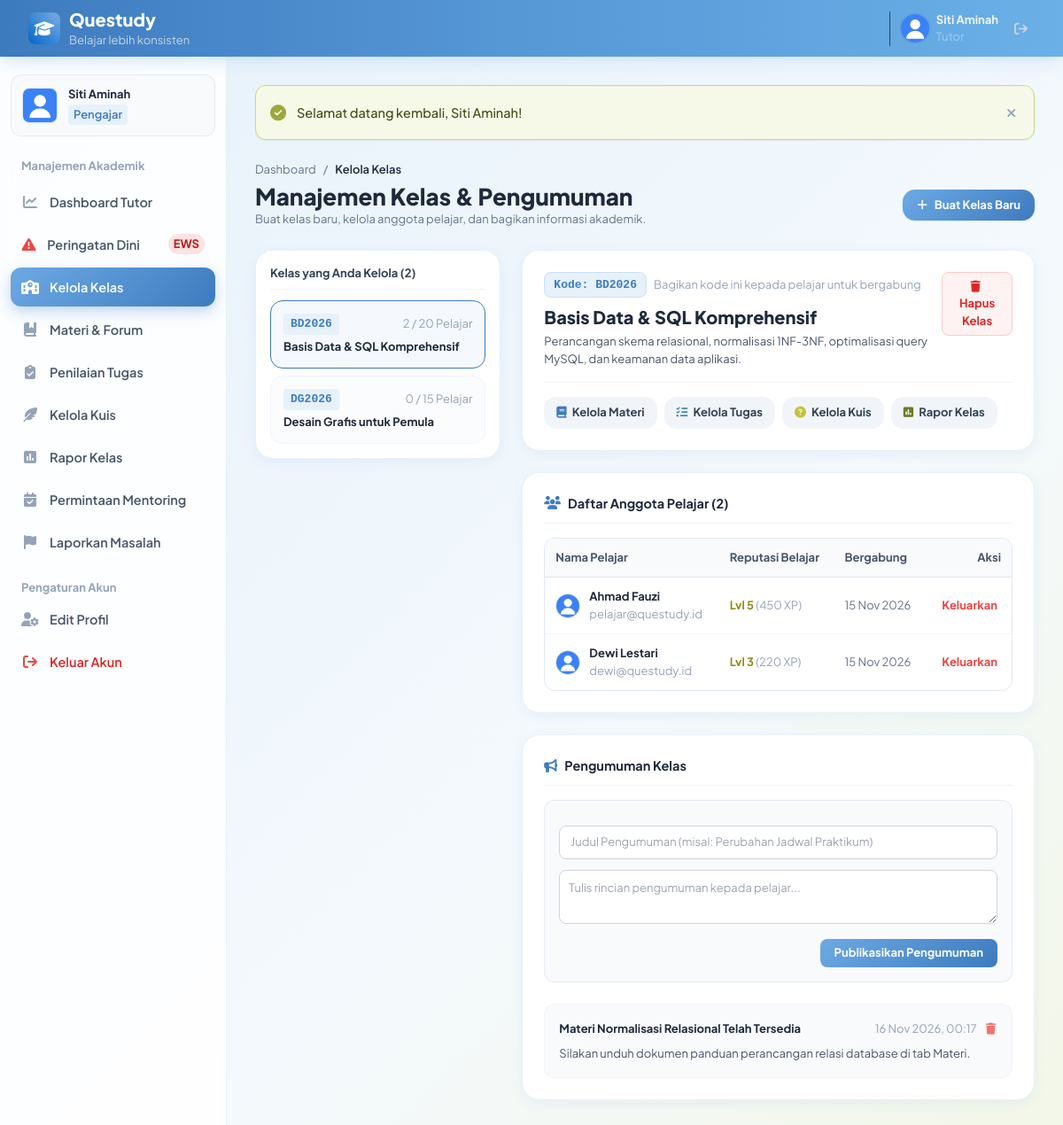
/pengajar/kelas.php (signed in), run on the app's committed database.
### tables this page shows
CREATE TABLE `kelas` (
  `id_kelas` INT AUTO_INCREMENT PRIMARY KEY,
  `id_pengajar` INT NOT NULL,
  `kode_kelas` VARCHAR(10) NOT NULL UNIQUE,
  `nama_kelas` VARCHAR(150) NOT NULL,
  `deskripsi` TEXT NULL,
  `kategori` VARCHAR(50) NOT NULL DEFAULT 'Lainnya',
  `tingkat` ENUM('pemula','menengah','lanjut') NOT NULL DEFAULT 'pemula',
  `kuota` INT NOT NULL DEFAULT 20,
  `created_at` TIMESTAMP DEFAULT CURRENT_TIMESTAMP,
  CONSTRAINT `fk_kelas_pengajar` FOREIGN KEY (`id_pengajar`) REFERENCES `users` (`id_user`) ON DELETE CASCADE
);

CREATE TABLE `anggota_kelas` (
  `id_anggota` INT AUTO_INCREMENT PRIMARY KEY,
  `id_kelas` INT NOT NULL,
  `id_pelajar` INT NOT NULL,
  `bergabung_pada` TIMESTAMP DEFAULT CURRENT_TIMESTAMP,
  UNIQUE KEY `uk_kelas_pelajar` (`id_kelas`, `id_pelajar`),
  CONSTRAINT `fk_anggota_kelas` FOREIGN KEY (`id_kelas`) REFERENCES `kelas` (`id_kelas`) ON DELETE CASCADE,
  CONSTRAINT `fk_anggota_pelajar` FOREIGN KEY (`id_pelajar`) REFERENCES `users` (`id_user`) ON DELETE CASCADE
);

CREATE TABLE `users` (
  `id_user` INT AUTO_INCREMENT PRIMARY KEY,
  `nama` VARCHAR(100) NOT NULL,
  `email` VARCHAR(100) NOT NULL UNIQUE,
  `password` VARCHAR(255) NOT NULL,
  `role` ENUM('admin','pengajar','pelajar') NOT NULL,
  `status_akun` ENUM('aktif','nonaktif','pending') DEFAULT 'aktif',
  `keahlian` VARCHAR(255) NULL,
  `deskripsi_tutor` TEXT NULL,
  `portofolio_url` VARCHAR(255) NULL,
  `foto_profil` VARCHAR(255) DEFAULT 'default.png',
  `xp` INT DEFAULT 0,
  `level` INT DEFAULT 1,
  `streak_harian` INT DEFAULT 1,
  `last_login` DATETIME NULL,
  `created_at` TIMESTAMP DEFAULT CURRENT_TIMESTAMP
);

CREATE TABLE `pengumuman` (
  `id_pengumuman` INT AUTO_INCREMENT PRIMARY KEY,
  `id_kelas` INT NOT NULL,
  `judul` VARCHAR(200) NOT NULL,
  `isi` TEXT NOT NULL,
  `created_at` TIMESTAMP DEFAULT CURRENT_TIMESTAMP,
  CONSTRAINT `fk_pengumuman_kelas` FOREIGN KEY (`id_kelas`) REFERENCES `kelas` (`id_kelas`) ON DELETE CASCADE
);

### pengajar/kelas.php (the view, shortened to what the rows shown need)
<?php
require_once BASE_PATH . '/config/koneksi.php';
$userId = $_SESSION['id_user'];
$idKelasAktif = isset($_GET['id']) ? (int)$_GET['id'] : 0;
$stmtKelas = $conn->prepare("
    SELECT k.*,
        (SELECT COUNT(*) FROM anggota_kelas ak WHERE ak.id_kelas = k.id_kelas) AS total_siswa,
        (SELECT COUNT(*) FROM pengumuman p WHERE p.id_kelas = k.id_kelas) AS total_pengumuman
    FROM kelas k
    WHERE k.id_pengajar = ?
    ORDER BY k.created_at DESC
");
$stmtKelas->execute([$userId]);
$daftarKelas = $stmtKelas->fetchAll();
$kelasAktif = null;
$anggotaList = [];
$pengumumanList = [];
if (!empty($daftarKelas)) {
    if (!$kelasAktif) {
        $kelasAktif = $daftarKelas[0];
        $idKelasAktif = $kelasAktif['id_kelas'];
    }
    $stmtAnggota = $conn->prepare("
        SELECT ak.id_anggota, ak.bergabung_pada, u.id_user, u.nama, u.email, u.foto_profil, u.xp, u.level
        FROM anggota_kelas ak
        JOIN users u ON ak.id_pelajar = u.id_user
        WHERE ak.id_kelas = ?
        ORDER BY u.nama ASC
    ");
    $stmtAnggota->execute([$idKelasAktif]);
    $anggotaList = $stmtAnggota->fetchAll();
    $stmtP = $conn->prepare("SELECT * FROM pengumuman WHERE id_kelas = ? ORDER BY created_at DESC");
    $stmtP->execute([$idKelasAktif]);
    $pengumumanList = $stmtP->fetchAll();
}
require_once BASE_PATH . '/includes/layout_header.php';
?>
<div class="space-y-1 mb-6">
    <div class="flex flex-col sm:flex-row sm:items-center sm:justify-between gap-3">
        <div>
            <h1 class="text-2xl font-extrabold text-slate-800">Manajemen Kelas & Pengumuman</h1>
        </div>
    </div>
</div>
<div class="grid grid-cols-1 lg:grid-cols-3 gap-6">
    <div class="space-y-4">
        <div class="bg-white rounded-xl border border-[#E2E8F0] p-4 shadow-sm">
            <?php if (empty($daftarKelas)): ?>
                <p class="text-xs text-slate-400 py-6 text-center">Belum ada kelas yang dibuat.</p>
            <?php else: ?>
                <div class="space-y-2">
                    <?php foreach ($daftarKelas as $k): ?>
                        <?php $isSel = ($kelasAktif && $kelasAktif['id_kelas'] === $k['id_kelas']); ?>
                        <a href="<?= base_url('pengajar/kelas.php?id=' . $k['id_kelas']); ?>" class="block p-3.5 rounded-xl border transition <?= $isSel ? 'border-[#0066CC] bg-blue-50/70 shadow-sm' : 'border-slate-100 bg-slate-50/60 hover:bg-slate-50'; ?>">
                            <div class="flex items-center justify-between mb-1">
                                <span class="text-[10px] font-mono font-bold px-2 py-0.5 rounded bg-blue-100 text-[#0066CC]">
                                    <?= e($k['kode_kelas']); ?>
                                </span>
                                <span class="text-[11px] text-slate-400">
                                    <?= (int)$k['total_siswa']; ?> / <?= (int)$k['kuota']; ?> Pelajar
                                </span>
                            </div>
                            <h4 class="text-xs font-bold text-slate-800 line-clamp-1"><?= e($k['nama_kelas']); ?></h4>
                        </a>
                    <?php endforeach; ?>
                </div>
            <?php endif; ?>
        </div>
    </div>
    <div class="lg:col-span-2 space-y-6">
        <?php if (!$kelasAktif): ?>
            <div class="bg-white rounded-xl border border-[#E2E8F0] p-12 text-center shadow-sm">
                <i class="fa-solid fa-chalkboard text-4xl text-slate-300 mb-3 block"></i>
                <h3 class="text-base font-bold text-slate-700">Mulai Buat Kelas Pertama Anda</h3>
                <p class="text-xs text-slate-400 mt-1">Gunakan tombol "Buat Kelas Baru" di atas untuk menamai kelas dan menghasilkan kode acak unik.</p>
            </div>
        <?php else: ?>
            <div class="bg-white rounded-xl border border-[#E2E8F0] p-6 shadow-sm space-y-4">
                <div class="flex flex-col sm:flex-row sm:items-start justify-between gap-3 pb-4 border-b border-slate-100">
                    <div>
                        <div class="flex items-center gap-2 mb-1">
                            <span class="text-xs font-mono font-black px-2.5 py-1 rounded-lg bg-blue-100 text-[#0066CC] border border-blue-200">
                                Kode: <?= e($kelasAktif['kode_kelas']); ?>
                            </span>
                            <span class="text-xs text-slate-400">Bagikan kode ini kepada pelajar untuk bergabung</span>
                        </div>
                        <h2 class="text-xl font-extrabold text-slate-800 mt-2"><?= e($kelasAktif['nama_kelas']); ?></h2>
                        <p class="text-xs text-slate-600 mt-1 leading-relaxed"><?= e($kelasAktif['deskripsi'] ?: 'Tidak ada deskripsi.'); ?></p>
                    </div>
                    <div class="flex items-center gap-2">
                        <form action="" method="POST" onsubmit="return confirm('Peringatan: Menghapus kelas akan menghapus seluruh materi, tugas, dan nilai di dalamnya! Lanjutkan?');">
                            <button type="submit" class="px-3 py-1.5 rounded-lg bg-red-50 hover:bg-red-100 text-red-600 text-xs font-bold border border-red-200 transition">
                                <i class="fa-solid fa-trash mr-1"></i> Hapus Kelas
                            </button>
                        </form>
                    </div>
                </div>
                <div class="flex flex-wrap items-center gap-2 text-xs">
                    <a href="<?= base_url('pengajar/materi.php?id_kelas=' . $kelasAktif['id_kelas']); ?>" class="px-3.5 py-2 rounded-xl bg-slate-100 hover:bg-slate-200 text-slate-700 font-bold transition flex items-center gap-1.5">
                        <i class="fa-solid fa-book text-[#0066CC]"></i>
                        <span>Kelola Materi</span>
                    </a>
                    <a href="<?= base_url('pengajar/tugas.php?id_kelas=' . $kelasAktif['id_kelas']); ?>" class="px-3.5 py-2 rounded-xl bg-slate-100 hover:bg-slate-200 text-slate-700 font-bold transition flex items-center gap-1.5">
                        <i class="fa-solid fa-list-check text-[#0066CC]"></i>
                        <span>Kelola Tugas</span>
                    </a>
                    <a href="<?= base_url('pengajar/kuis.php?id_kelas=' . $kelasAktif['id_kelas']); ?>" class="px-3.5 py-2 rounded-xl bg-slate-100 hover:bg-slate-200 text-slate-700 font-bold transition flex items-center gap-1.5">
                        <i class="fa-solid fa-circle-question text-amber-500"></i>
                        <span>Kelola Kuis</span>
                    </a>
                    <a href="<?= base_url('pengajar/rapor.php?id_kelas=' . $kelasAktif['id_kelas']); ?>" class="px-3.5 py-2 rounded-xl bg-slate-100 hover:bg-slate-200 text-slate-700 font-bold transition flex items-center gap-1.5">
                        <i class="fa-solid fa-square-poll-vertical text-emerald-600"></i>
                        <span>Rapor Kelas</span>
                    </a>
                </div>
            </div>
            <div class="bg-white rounded-xl border border-[#E2E8F0] p-6 shadow-sm space-y-4">
                <div class="flex items-center justify-between pb-3 border-b border-slate-100">
                    <div class="flex items-center gap-2">
                        <i class="fa-solid fa-users text-[#0066CC]"></i>
                        <h3 class="text-sm font-bold text-slate-800">Daftar Anggota Pelajar (<?= count($anggotaList); ?>)</h3>
                    </div>
                </div>
                <?php if (empty($anggotaList)): ?>
                    <p class="text-xs text-slate-400 py-4 text-center italic">Belum ada pelajar yang bergabung ke kelas ini.</p>
                <?php else: ?>
                    <div class="overflow-x-auto rounded-xl border border-slate-200">
                        <table class="w-full text-left text-xs">
                            <thead class="bg-slate-50 text-slate-600 font-bold border-b border-slate-200">
                                <tr>
                                    <th class="p-3">Nama Pelajar</th>
                                    <th class="p-3">Reputasi Belajar</th>
                                    <th class="p-3">Bergabung</th>
                                    <th class="p-3 text-right">Aksi</th>
                                </tr>
                            </thead>
                            <tbody class="divide-y divide-slate-100">
                                <?php foreach ($anggotaList as $mhs): ?>
                                    <tr>
                                        <td class="p-3">
                                            <div class="flex items-center gap-2.5">
                                                <img src="<?= base_url('uploads/profil/' . e($mhs['foto_profil'])); ?>" class="w-7 h-7 rounded-full object-cover border" onerror="this.src='https://ui-avatars.com/api/?name=<?= urlencode($mhs['nama']); ?>&background=0066CC&color=fff';">
                                                <div>
                                                    <span class="font-bold text-slate-800 block"><?= e($mhs['nama']); ?></span>
                                                    <span class="text-[10px] text-slate-400"><?= e($mhs['email']); ?></span>
                                                </div>
                                            </div>
                                        </td>
                                        <td class="p-3">
                                            <span class="text-amber-600 font-bold">Lvl <?= (int)$mhs['level']; ?></span>
                                            <span class="text-slate-400"> (<?= number_format($mhs['xp']); ?> XP)</span>
                                        </td>
                                        <td class="p-3 text-slate-500">
                                            <?= date('d M Y', strtotime($mhs['bergabung_pada'])); ?>
                                        </td>
                                        <td class="p-3 text-right">
                                            <form action="" method="POST" onsubmit="return confirm('Keluarkan pelajar ini dari kelas?');">
                                                <button type="submit" class="text-red-500 hover:text-red-700 font-bold p-1">
                                                    Keluarkan
                                                </button>
                                            </form>
                                        </td>
                                    </tr>
                                <?php endforeach; ?>
                            </tbody>
                        </table>
                    </div>
                <?php endif; ?>
            </div>
            <div class="bg-white rounded-xl border border-[#E2E8F0] p-6 shadow-sm space-y-4">
                <div class="flex items-center justify-between pb-3 border-b border-slate-100">
                    <div class="flex items-center gap-2">
                        <i class="fa-solid fa-bullhorn text-[#0066CC]"></i>
                        <h3 class="text-sm font-bold text-slate-800">Pengumuman Kelas</h3>
                    </div>
                </div>
                <form action="" method="POST" class="p-4 rounded-xl bg-slate-50 border border-slate-200/80 space-y-3">
                    <div>
                        <input type="text" name="judul" required placeholder="Judul Pengumuman (misal: Perubahan Jadwal Praktikum)" class="w-full px-3 py-2 text-xs rounded-lg border border-slate-300 focus:outline-none focus:ring-2 focus:ring-[#0066CC] transition">
                    </div>
                    <div>
                        <textarea name="isi" rows="2" required placeholder="Tulis rincian pengumuman kepada pelajar..." class="w-full p-2.5 text-xs rounded-lg border border-slate-300 focus:outline-none focus:ring-2 focus:ring-[#0066CC] transition"></textarea>
                    </div>
                    <div class="text-right">
                        <button type="submit" class="px-4 py-1.5 rounded-lg bg-[#0066CC] hover:bg-[#0052A3] text-white text-xs font-bold transition">
                            Publikasikan Pengumuman
                        </button>
                    </div>
                </form>
                <div class="space-y-3 pt-2">
                    <?php if (empty($pengumumanList)): ?>
                        <p class="text-xs text-slate-400 italic text-center py-2">Belum ada pengumuman di kelas ini.</p>
                    <?php else: ?>
                        <?php foreach ($pengumumanList as $pgm): ?>
                            <div class="p-4 rounded-xl bg-slate-50 border border-slate-100 text-xs space-y-1.5">
                                <div class="flex items-center justify-between">
                                    <h4 class="font-bold text-slate-800"><?= e($pgm['judul']); ?></h4>
                                    <div class="flex items-center gap-2">
                                        <span class="text-[10px] text-slate-400"><?= date('d M Y, H:i', strtotime($pgm['created_at'])); ?></span>
                                        <form action="" method="POST" onsubmit="return confirm('Hapus pengumuman ini?');">
                                            <button type="submit" class="text-red-400 hover:text-red-600 p-0.5">
                                                <i class="fa-solid fa-trash text-xs"></i>
                                            </button>
                                        </form>
                                    </div>
                                </div>
                                <p class="text-slate-600 leading-relaxed"><?= nl2br(e($pgm['isi'])); ?></p>
                            </div>
                        <?php endforeach; ?>
                    <?php endif; ?>
                </div>
            </div>
        <?php endif; ?>
    </div>
</div>
<?php require_once BASE_PATH . '/includes/layout_footer.php'; ?>

### data on the page
kelas: kode_kelas "BD2026", total_siswa "2", kuota "20", nama_kelas "Basis Data & SQL Komprehensif", deskripsi "Perancangan skema relasional, normalisasi 1NF-3NF, optimalisasi query MySQL, dan keamanan data aplikasi."
kelas: kode_kelas "DG2026", total_siswa "0", kuota "15", nama_kelas "Desain Grafis untuk Pemula"
anggota_kelas: id_pelajar.foto_profil (placeholder picture), id_pelajar.nama "Ahmad Fauzi", id_pelajar.email "pelajar@questudy.id", id_pelajar.level "5", id_pelajar.xp "450", bergabung_pada "15 Nov 2026"
anggota_kelas: id_pelajar.foto_profil (placeholder picture), id_pelajar.nama "Dewi Lestari", id_pelajar.email "dewi@questudy.id", id_pelajar.level "3", id_pelajar.xp "220", bergabung_pada "15 Nov 2026"
pengumuman: judul "Materi Normalisasi Relasional Telah Tersedia", created_at "16 Nov 2026, 00:17", isi "Silakan unduh dokumen panduan perancangan relasi database di tab Materi."

### other printed values
$user_nama "Siti Aminah"
$user_role "Pengajar"
$flash['message'] "Selamat datang kembali, Siti Aminah!"
count($daftarKelas) "2"
count($anggotaList) "2"
